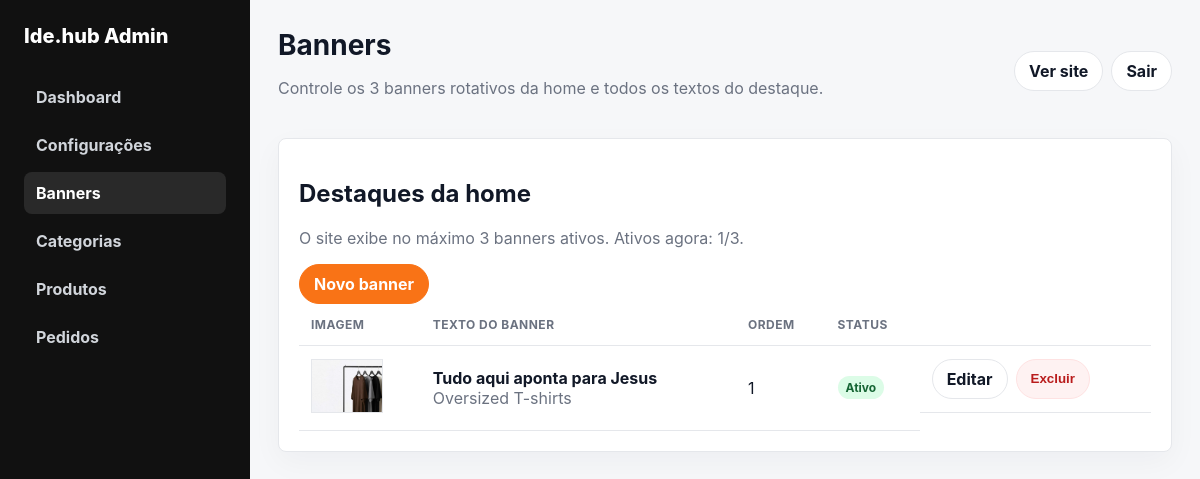
The page /admin/banners/index.php (signed in) on the database as committed earlier.
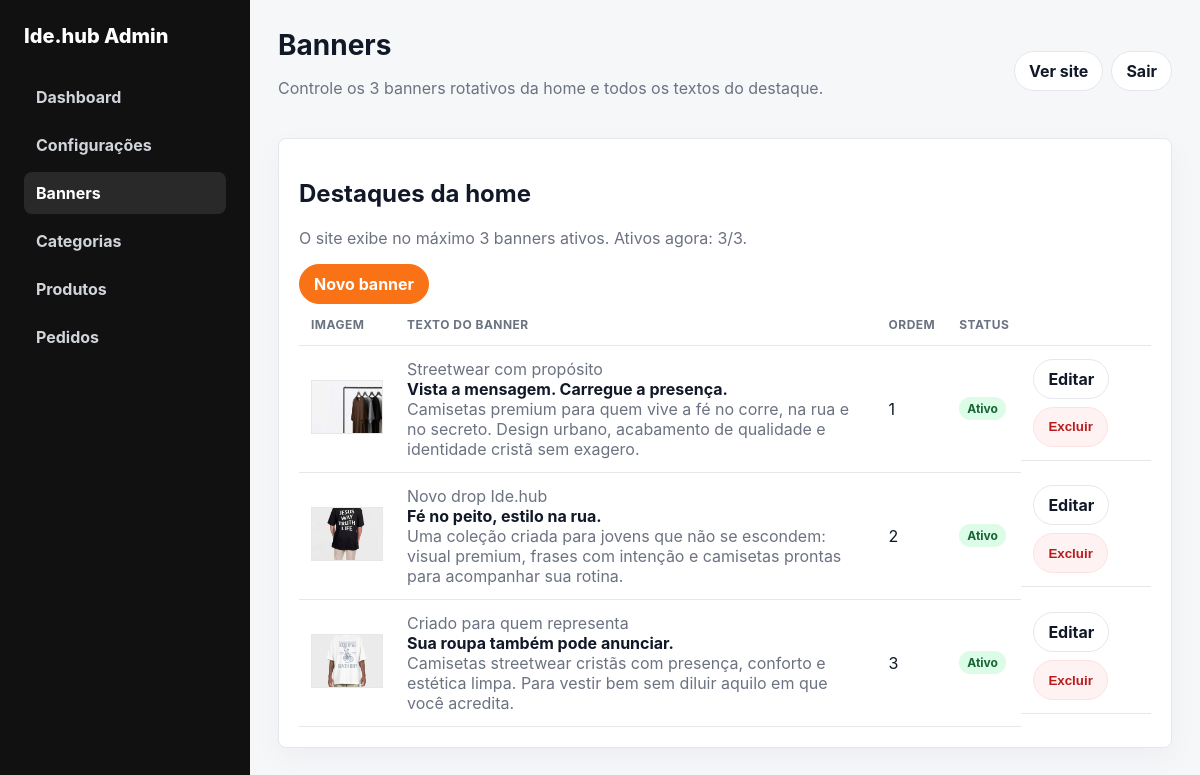
The same page on the database as committed later.
### tables this page shows
CREATE TABLE IF NOT EXISTS banners (
  id INT UNSIGNED AUTO_INCREMENT PRIMARY KEY,
  image_path VARCHAR(255) NOT NULL,
  eyebrow VARCHAR(120) NULL,
  title VARCHAR(160) NULL,
  subtitle VARCHAR(255) NULL,
  trust_text VARCHAR(255) NULL,
  primary_cta VARCHAR(80) NULL,
  secondary_cta VARCHAR(80) NULL,
  side_kicker VARCHAR(80) NULL,
  side_title VARCHAR(160) NULL,
  side_text VARCHAR(255) NULL,
  link_url VARCHAR(255) NULL,
  display_order INT NOT NULL DEFAULT 0,
  active TINYINT(1) NOT NULL DEFAULT 1,
  created_at TIMESTAMP DEFAULT CURRENT_TIMESTAMP,
  updated_at TIMESTAMP DEFAULT CURRENT_TIMESTAMP ON UPDATE CURRENT_TIMESTAMP,
  INDEX idx_banners_active_order (active, display_order)
);

### includes/helpers.php (called while the page is built, shortened)
<?php
function e(?string $value): string
{
    return htmlspecialchars((string) $value, ENT_QUOTES, 'UTF-8');
}
function app_base_url(): string
{
    $scriptName = trim((string) ($_SERVER['SCRIPT_NAME'] ?? ''), '/');
    $segments = $scriptName === '' ? [] : explode('/', $scriptName);
    $firstSegment = $segments[0] ?? '';
    return '';
}
function app_url(string $path = ''): string
{
    $base = app_base_url();
    $cleanPath = '/' . ltrim($path, '/');
    return $base . ($cleanPath === '/' ? '' : $cleanPath);
}
function upload_url(?string $path): ?string
{
    if (str_starts_with($path, '/')) {
        return app_url($path);
    }
    return app_url(UPLOAD_BASE_URL . '/' . ltrim($path, '/'));
}

### config/database.php (called while the page is built, shortened)
<?php
function db(): PDO
{
    static $pdo = null;
    if ($pdo instanceof PDO) {
        return $pdo;
    }
    $dsn = sprintf('mysql:host=%s;dbname=%s;charset=%s', DB_HOST, DB_NAME, DB_CHARSET);
    $pdo = new PDO($dsn, DB_USER, DB_PASS, [
        PDO::ATTR_ERRMODE => PDO::ERRMODE_EXCEPTION,
        PDO::ATTR_DEFAULT_FETCH_MODE => PDO::FETCH_ASSOC,
        PDO::ATTR_EMULATE_PREPARES => false,
    ]);
    return $pdo;
}

### includes/auth.php (called while the page is built, shortened)
<?php
require_once __DIR__ . '/../config/database.php';
require_once __DIR__ . '/helpers.php';
function current_admin(): ?array
{
    $stmt = db()->prepare('SELECT id, name, email FROM admins WHERE id = ? LIMIT 1');
    $stmt->execute([(int) $_SESSION['admin_id']]);
    $admin = $stmt->fetch();
    return $admin ?: null;
}
function require_admin(): array
{
    $admin = current_admin();
    return $admin;
}

### models/Banner.php (called while the page is built, shortened)
<?php
require_once __DIR__ . '/../config/database.php';
final class Banner
{
    public static function all(bool $activeOnly = false, ?int $limit = null): array
    {
        $sql = 'SELECT * FROM banners';
        $sql .= ' ORDER BY display_order ASC, id DESC';
        return db()->query($sql)->fetchAll();
    }
    public static function syncDefaultHeroBanners(): void
    {
        $count = (int) db()->query('SELECT COUNT(*) FROM banners')->fetchColumn();
        if ($count >= 3) {
            return;
        }
        $existingTitles = array_column(self::all(false), 'title');
    }
    public static function activeCount(?int $excludeId = null): int
    {
        $sql = 'SELECT COUNT(*) FROM banners WHERE active = 1';
        $params = [];
        $stmt = db()->prepare($sql);
        $stmt->execute($params);
        return (int) $stmt->fetchColumn();
    }
}

### admin/banners/index.php (the view, shortened to what this page needs)
<?php
require_once __DIR__ . '/../../includes/auth.php';
require_once __DIR__ . '/../../models/Banner.php';
$admin = require_admin();
$pageTitle = 'Banners';
$pageSubtitle = 'Controle os 3 banners rotativos da home e todos os textos do destaque.';
Banner::syncDefaultHeroBanners();
$banners = Banner::all();
$activeBannerCount = Banner::activeCount();
require __DIR__ . '/../../includes/layout/header.php';
?>
<div class="card">
    <div class="card-header">
        <div>
            <h2 class="section-title">Destaques da home</h2>
            <p class="muted">O site exibe no máximo 3 banners ativos. Ativos agora: <?= $activeBannerCount ?>/3.</p>
        </div>
        <a class="btn btn-primary" href="<?= e(app_url('/admin/banners/create.php')) ?>">Novo banner</a>
    </div>
    <?php if (!$banners): ?>
        <div class="empty-state">
            <h3 class="section-title">Nenhum banner cadastrado</h3>
            <p class="muted">Adicione banners para destacar coleções, campanhas e chamadas de compra.</p>
            <a class="btn btn-primary" href="<?= e(app_url('/admin/banners/create.php')) ?>">Criar banner</a>
        </div>
    <?php else: ?>
        <div class="table-wrap">
            <table>
                <thead><tr><th>Imagem</th><th>Texto do banner</th><th>Ordem</th><th>Status</th><th></th></tr></thead>
                <tbody>
                <?php foreach ($banners as $banner): ?>
                    <tr>
                        <td><img class="thumb" src="<?= e(upload_url($banner['image_path'])) ?>" alt="Banner <?= e($banner['title'] ?: 'sem título') ?>"></td>
                        <td>
                            <?php if (!empty($banner['eyebrow'])): ?><span class="muted"><?= e($banner['eyebrow']) ?></span><br><?php endif; ?>
                            <strong><?= e($banner['title'] ?: 'Sem título') ?></strong>
                            <?php if (!empty($banner['subtitle'])): ?><br><span class="muted"><?= e($banner['subtitle']) ?></span><?php endif; ?>
                        </td>
                        <td><?= (int) $banner['display_order'] ?></td>
                        <td><span class="badge <?= $banner['active'] ? 'badge-on' : 'badge-off' ?>"><?= $banner['active'] ? 'Ativo' : 'Inativo' ?></span></td>
                        <td class="actions">
                            <a class="btn" href="<?= e(app_url('/admin/banners/edit.php?id=' . (int) $banner['id'])) ?>">Editar</a>
                            <form method="post" action="<?= e(app_url('/admin/banners/delete.php')) ?>" onsubmit="return confirm('Excluir este banner?')">
                                <button class="btn btn-danger" type="submit">Excluir</button>
                            </form>
                        </td>
                    </tr>
                <?php endforeach; ?>
                </tbody>
            </table>
        </div>
    <?php endif; ?>
</div>
<?php require __DIR__ . '/../../includes/layout/footer.php'; ?>

### includes/layout/header.php (shortened to what this page needs)
<?php
require_once __DIR__ . '/../helpers.php';
$pageTitle = $pageTitle ?? 'Painel';
$admin = $admin ?? null;
?>
<!doctype html>
<html lang="pt-BR">
<head>
</head>
<body>
<div class="admin-shell">
    <?php require __DIR__ . '/sidebar.php'; ?>
    <main class="main">
        <div class="topbar">
            <div>
                <h1><?= e($pageTitle) ?></h1>
                <?php if (!empty($pageSubtitle)): ?>
                    <p class="muted"><?= e($pageSubtitle) ?></p>
                <?php endif; ?>
            </div>
            <?php if ($admin): ?>
                <div class="actions">
                    <a class="btn" href="<?= e(app_url('/')) ?>" target="_blank">Ver site</a>
                    <a class="btn" href="<?= e(app_url('/admin/logout.php')) ?>">Sair</a>
                </div>
            <?php endif; ?>
        </div>

### includes/layout/sidebar.php
<?php
$currentPath = $_SERVER['SCRIPT_NAME'] ?? '';
function nav_active(string $needle, string $currentPath): string
{
    return str_contains($currentPath, $needle) ? ' active' : '';
}
?>
<aside class="sidebar">
    <div class="brand">Ide.hub Admin</div>
    <nav>
        <a class="nav-link<?= nav_active('/admin/index.php', $currentPath) ?>" href="<?= e(app_url('/admin/index.php')) ?>">Dashboard</a>
        <a class="nav-link<?= nav_active('/admin/settings.php', $currentPath) ?>" href="<?= e(app_url('/admin/settings.php')) ?>">Configurações</a>
        <a class="nav-link<?= nav_active('/admin/banners/', $currentPath) ?>" href="<?= e(app_url('/admin/banners/index.php')) ?>">Banners</a>
        <a class="nav-link<?= nav_active('/admin/categories/', $currentPath) ?>" href="<?= e(app_url('/admin/categories/index.php')) ?>">Categorias</a>
        <a class="nav-link<?= nav_active('/admin/products/', $currentPath) ?>" href="<?= e(app_url('/admin/products/index.php')) ?>">Produtos</a>
        <a class="nav-link<?= nav_active('/admin/orders/', $currentPath) ?>" href="<?= e(app_url('/admin/orders/index.php')) ?>">Pedidos</a>
    </nav>
</aside>

### includes/layout/footer.php
    </main>
</div>
</body>
</html>

### includes/layout/header.php (style rules this page uses)
:root { --orange: #f97316; --ink: #111827; --muted: #6b7280; --line: #e5e7eb; --bg: #f6f7f9; }
* { box-sizing: border-box; }
body { margin: 0; font-family: Inter, ui-sans-serif, system-ui, -apple-system, BlinkMacSystemFont, "Segoe UI", sans-serif; color: var(--ink); background: var(--bg); }
a { color: inherit; text-decoration: none; }
.admin-shell { display: grid; grid-template-columns: 250px 1fr; min-height: 100vh; }
.sidebar { background: #111; color: #fff; padding: 24px; }
.brand { font-size: 20px; font-weight: 800; margin-bottom: 28px; }
.nav-link { display: block; padding: 11px 12px; border-radius: 8px; color: #d1d5db; margin-bottom: 6px; font-weight: 650; }
.nav-link:hover, .nav-link.active { background: rgba(255,255,255,.1); color: #fff; }
.main { padding: 28px; }
.topbar { display: flex; justify-content: space-between; align-items: center; gap: 16px; margin-bottom: 24px; }
.topbar h1 { margin: 0; font-size: 28px; }
.muted { color: var(--muted); }
.card { background: #fff; border: 1px solid var(--line); border-radius: 8px; padding: 20px; box-shadow: 0 10px 30px rgba(15,23,42,.04); }
.btn { display: inline-flex; align-items: center; justify-content: center; min-height: 40px; padding: 0 14px; border-radius: 999px; border: 1px solid var(--line); background: #fff; cursor: pointer; font-weight: 750; }
.btn-primary { border-color: var(--orange); background: var(--orange); color: #fff; }
.btn-danger { border-color: #fee2e2; background: #fef2f2; color: #b91c1c; }
.actions { display: flex; gap: 8px; flex-wrap: wrap; }
table { width: 100%; border-collapse: collapse; }
th, td { padding: 13px 12px; border-bottom: 1px solid var(--line); text-align: left; vertical-align: middle; }
th { font-size: 12px; text-transform: uppercase; letter-spacing: .04em; color: var(--muted); }
.thumb { width: 72px; height: 54px; object-fit: cover; border: 1px solid var(--line); background: #f3f4f6; }
.badge { display: inline-flex; padding: 4px 8px; border-radius: 999px; font-size: 12px; font-weight: 750; background: #f3f4f6; color: #374151; }
.badge-on { background: #dcfce7; color: #166534; }

Rows that differ between the two databases and show on the page:
changed banners: eyebrow (not shown) → "Streetwear com propósito"; title "Tudo aqui aponta para Jesus" → "Vista a mensagem. Carregue a presença."; subtitle "Oversized T-shirts" → "Camisetas premium para quem vive a fé no corre, na rua e no secreto. Design urbano, acabamento de qualidade e identidade cristã sem exagero."
added banners: image_path (picture), eyebrow "Novo drop Ide.hub", title "Fé no peito, estilo na rua.", subtitle "Uma coleção criada para jovens que não se escondem: visual premium, frases com intenção e camisetas prontas para acompanhar sua rotina.", display_order "2", active "Ativo"
added banners: image_path (picture), eyebrow "Criado para quem representa", title "Sua roupa também pode anunciar.", subtitle "Camisetas streetwear cristãs com presença, conforto e estética limpa. Para vestir bem sem diluir aquilo em que você acredita.", display_order "3", active "Ativo"
Other text that changed with them:
$activeBannerCount: "1" → "3"
